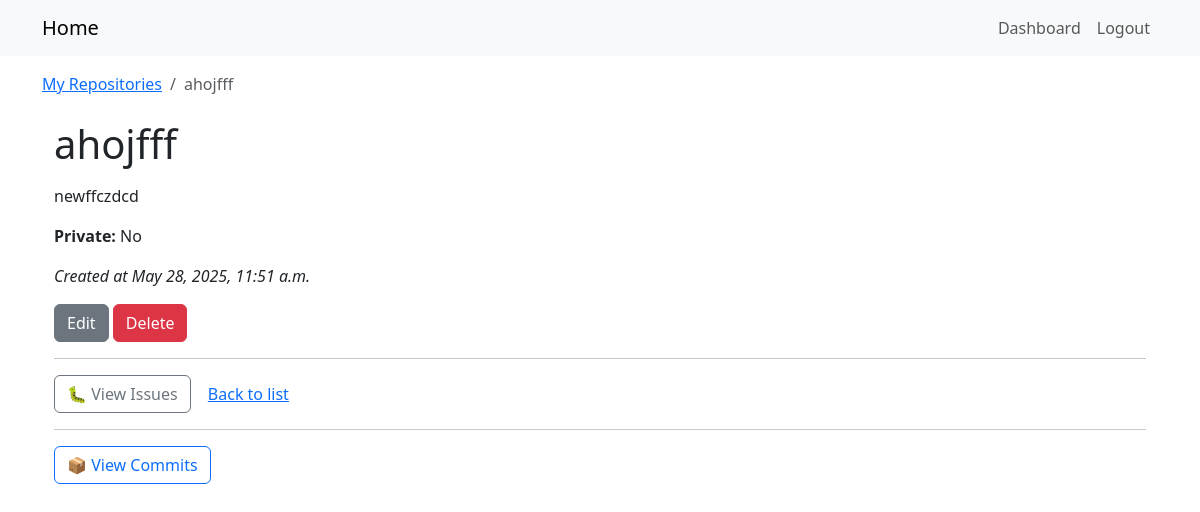
/repos/2/ (signed in), run on the app's committed database.
### repos_app/models.py (models this page shows, shortened)
class Repository(models.Model):
    owner = models.ForeignKey(User, on_delete=models.CASCADE, related_name='repositories')
    name = models.CharField(max_length=120)
    description = models.TextField(blank=True)
    is_private = models.BooleanField(default=False)
    created_at = models.DateTimeField(auto_now_add=True)
    class Meta:
        unique_together = ('owner', 'name')

### repos_app/views.py (the view)
@login_required
def repo_detail(request, pk):
    repo = get_object_or_404(Repository, pk=pk, owner=request.user)
    return render(request, 'repos_app/repo_detail.html', {'repo': repo})

### templates/repos_app/repo_detail.html
{% extends "base.html" %}
{% block breadcrumbs %}
<nav aria-label="breadcrumb">
  <ol class="breadcrumb mb-0">
    <li class="breadcrumb-item">
      <a href="{% url 'repos_app:repo_list' %}">My Repositories</a>
    </li>
    <li class="breadcrumb-item active" aria-current="page">{{ repo.name }}</li>
  </ol>
</nav>
{% endblock %}
{% block content %}
<div class="container mt-4">
  <h1>{{ repo.name }}</h1>
  <p>{{ repo.description|linebreaks }}</p>
  <p>
    <strong>Private:</strong>
    {{ repo.is_private|yesno:"Yes,No" }}
  </p>
  <p><em>Created at {{ repo.created_at }}</em></p>
  <a class="btn btn-secondary" href="{% url 'repos_app:repo_update' repo.pk %}">Edit</a>
  <a class="btn btn-danger" href="{% url 'repos_app:repo_delete' repo.pk %}">Delete</a>
  <hr>
<a class="btn btn-outline-secondary"   href="{% url 'repos_app:issue_list' repo.pk %}">
  🐛 View Issues
</a>
  <a class="btn btn-link" href="{% url 'repos_app:repo_list' %}">Back to list</a>
  <hr>
  <a class="btn btn-outline-primary" href="{% url 'repos_app:commit_list' repo.pk %}">
    📦 View Commits
  </a>
</div>
{% endblock %}

### data on the page
Repository: name "ahojfff", description "newffczdcd", is_private "No", created_at "May 28, 2025, 11:51 a.m."
